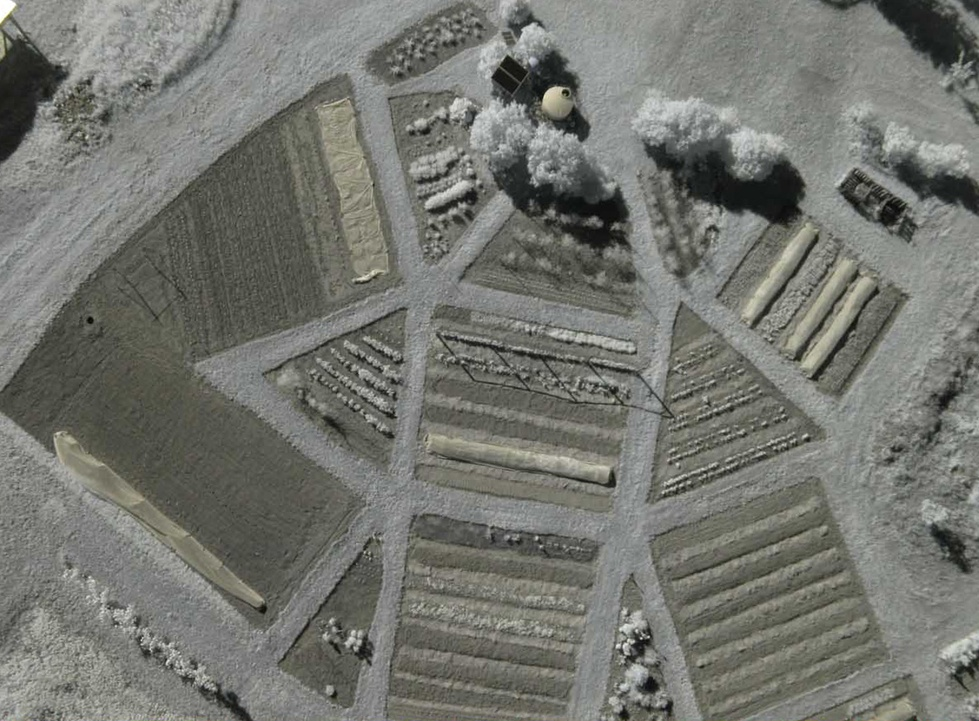
#> input picture pyCode/c1.jpg, 979 x 721 px, shrunk from 1174 x 865 before the run
$ python NDVI_main.py   (Python 2 division)   (older library calls are emulated)
#> lines starting #> are read from the running program, lines starting #| are printed output that depends on the picture
import numpy as np
import cv2
from matplotlib import pyplot as plt


def colorGradeBG(ndvi):
	return (255.0 * (1 - ndvi),255.0 * ndvi, 0)

def colorGradeBGR(ndvi):
	if ndvi < 0.5:
		return (511.0 * (0.5 - ndvi),511.0 * ndvi, 0)
	else:
		return (0, 511.0 * (1 - ndvi), 511.0 * (ndvi - 0.5))

imgNIR = cv2.imread('c1.jpg',1) #0 gray #1color
#> imgNIR is the input picture: shape (721, 979, 3); mean B, G, R 111.4, 117.6, 116.2
imgRGB = cv2.imread('c2.jpg',1)
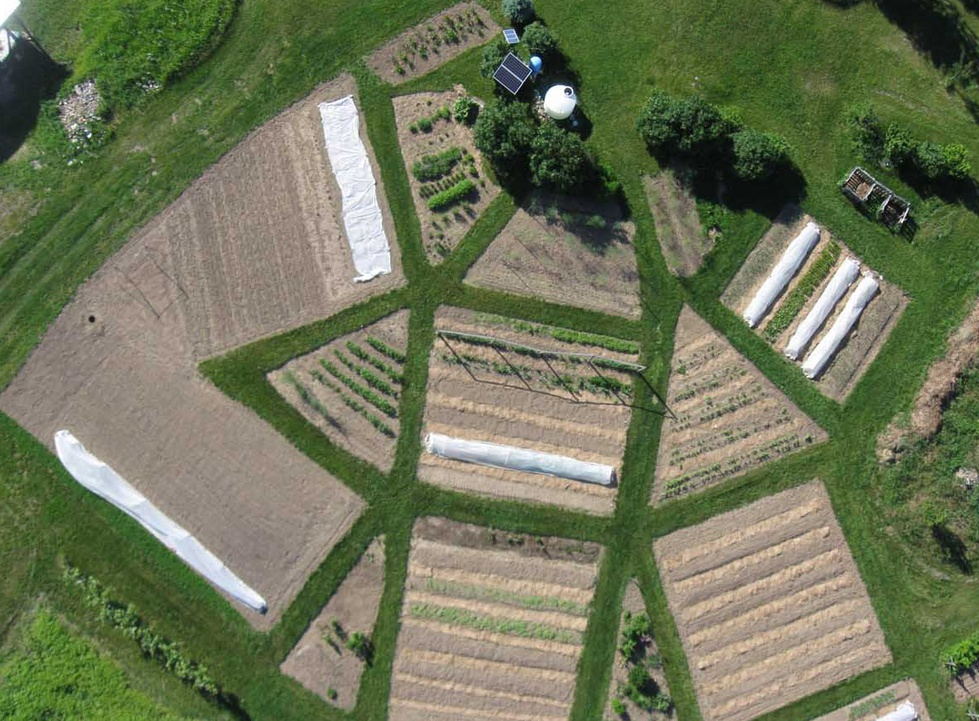
#> input picture pyCode/c2.jpg, 979 x 721 px, shrunk from 1174 x 865 before the run
#> imgRGB is the input picture: shape (721, 979, 3); mean B, G, R 87, 116.9, 109.5


# (b1,ir,g2) = cv2.split(imgNIR)

(b2,g2,r) = cv2.split(imgRGB)
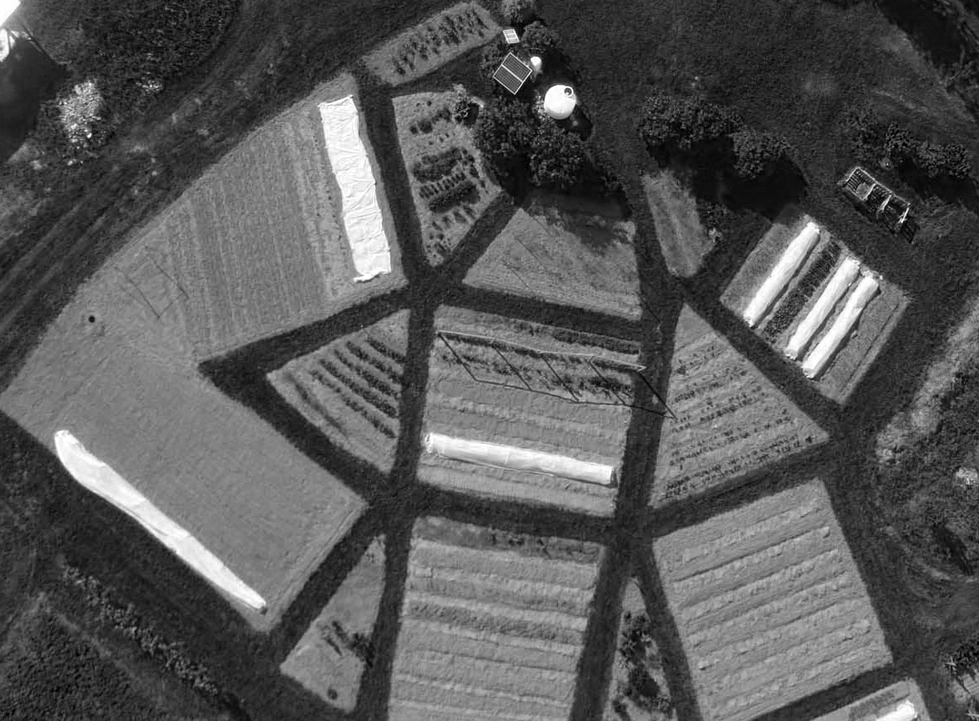
#> b2: shape (721, 979); min 0, max 255, mean 87
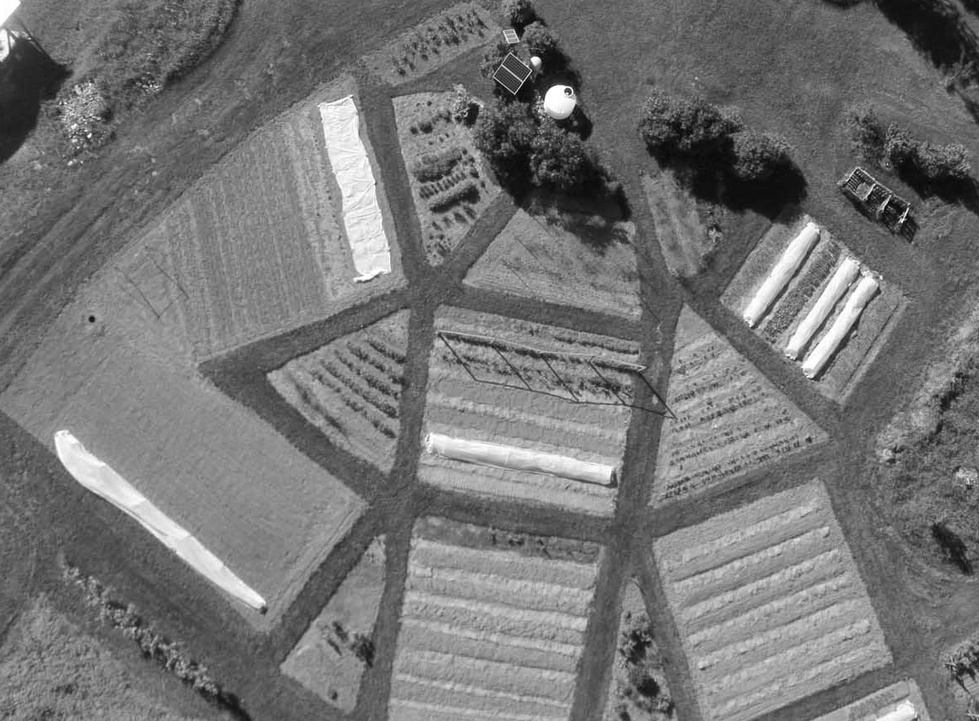
#> g2: shape (721, 979); min 0, max 255, mean 116.9
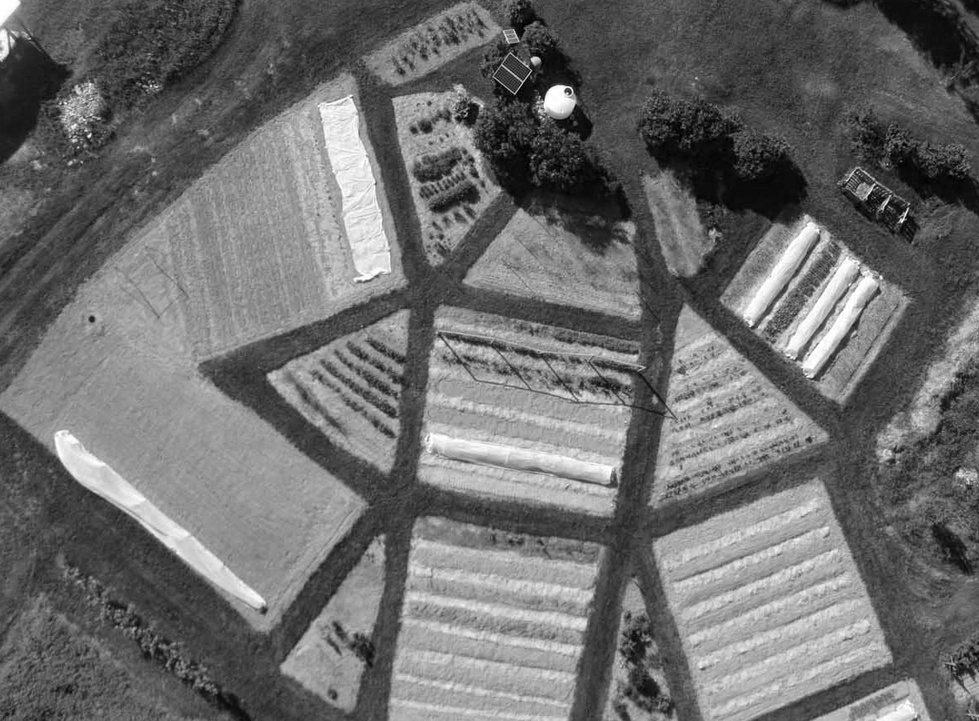
#> r: shape (721, 979); min 0, max 255, mean 109.5
# ir = np.zeros(r.shape,np.uint8)

ir = cv2.cvtColor(imgNIR, cv2.COLOR_BGR2GRAY)


print ir.shape
#| (721, 979)
print r.shape
#| (721, 979)

cv2.imshow('RGB', imgRGB)
cv2.imshow('RED', r)
# cv2.waitKey(0)
# cv2.close

cv2.imshow('INFRARED', ir)
# cv2.waitKey(0)

ndvi = np.zeros(ir.shape,np.uint8)
ndviRGB = np.zeros(imgRGB.shape,np.uint8)

for x in range (0,ir.shape[0]):
	for y in range (0,ir.shape[1]):
		# ndvi[x,y] =  ir[x,y] - r[x,y]
		numerator   = float(ir[x,y]) / 255.0 - float(r[x,y]) / 255.0
		denominator = float(ir[x,y]) / 255.0 + float(r[x,y]) / 255.0
		if (denominator == 0.0):
			fraction = 0.0
			print "fuck guido division by zero exception"
		else:
			fraction  = (numerator / denominator) / 2.0 + 0.5
		ndvi[x,y] =  int(fraction * 255.0)
		ndviRGB[x,y] =  colorGradeBGR(fraction)
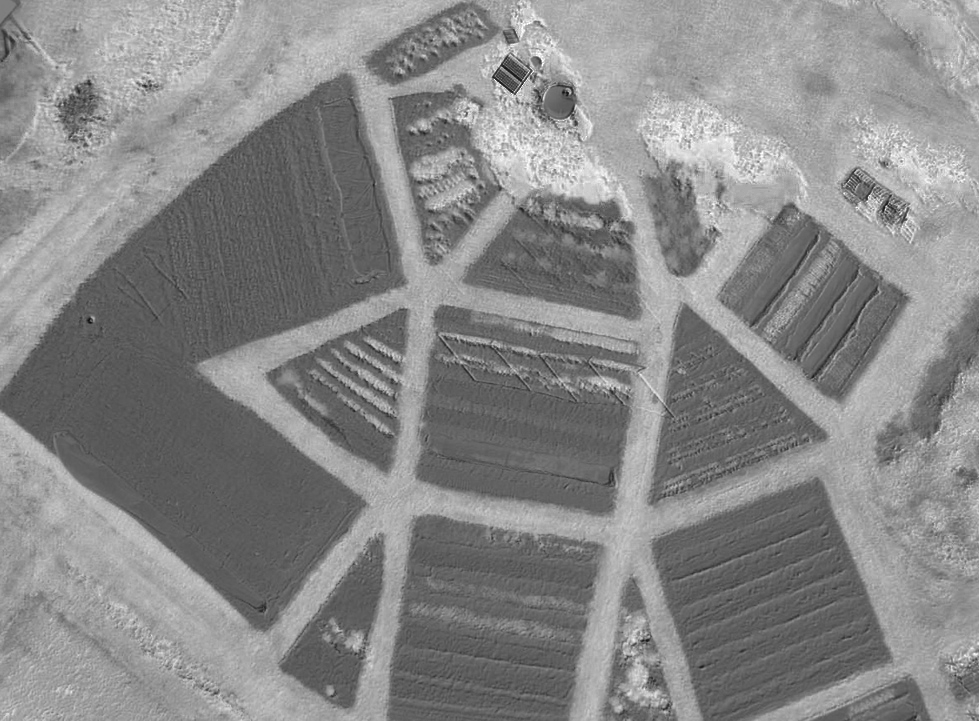
#> ndvi: shape (721, 979); min 15, max 255, mean 135.8
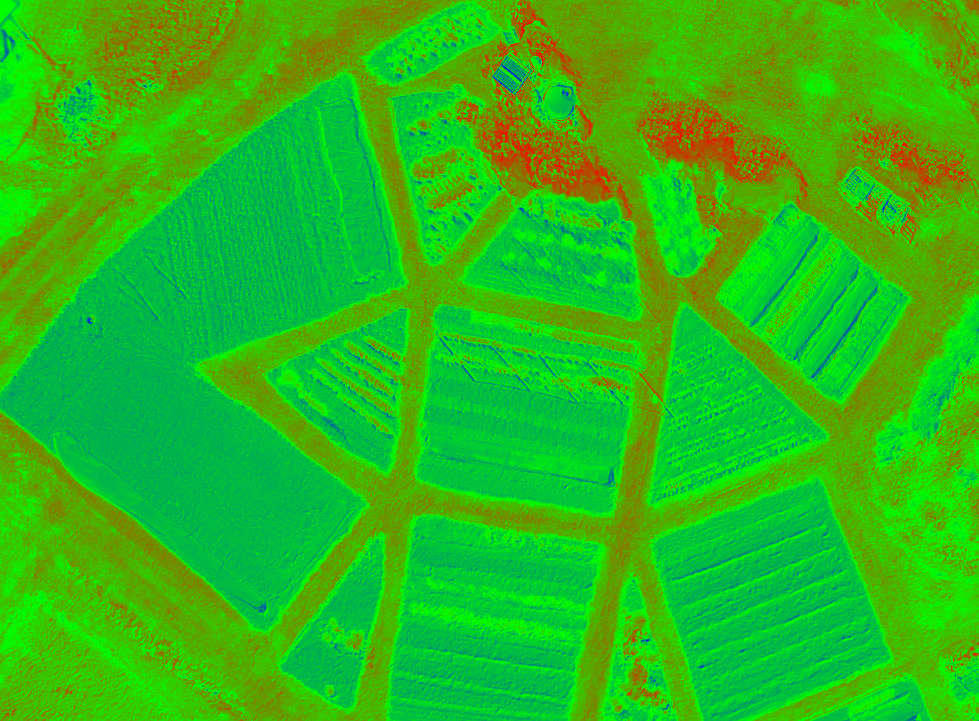
#> ndviRGB: shape (721, 979, 3); mean of channels 0, 1, 2 25.7, 185.6, 43.2; drawn as B, G, R

		# ndvi[x,y] =  int(float(ir[x,y] - r[x,y]) / float(ir[x,y] + r[x,y]) * 255.0 )

orb = cv2.ORB()

cv2.imshow('NDVI', ndviRGB)
cv2.waitKey(0)
cv2.destroyAllWindows()

# [32 lines of commented-out code are left out]
